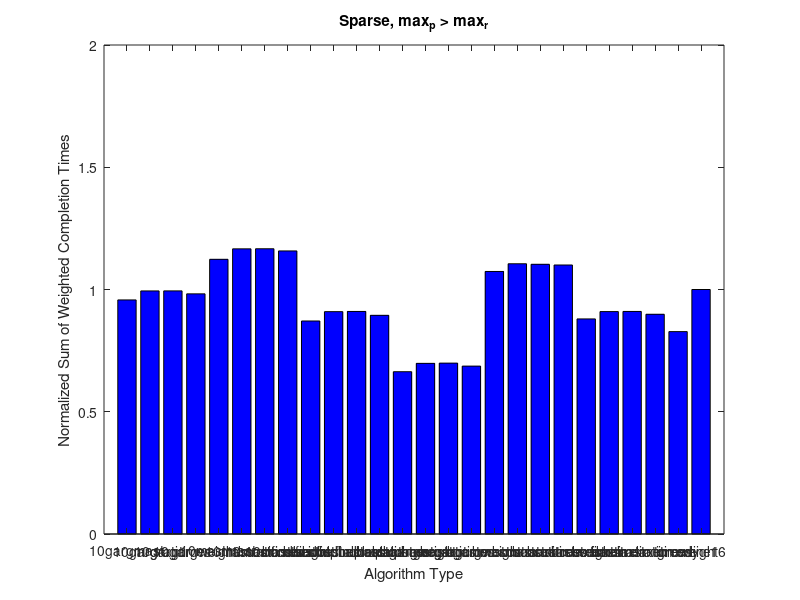
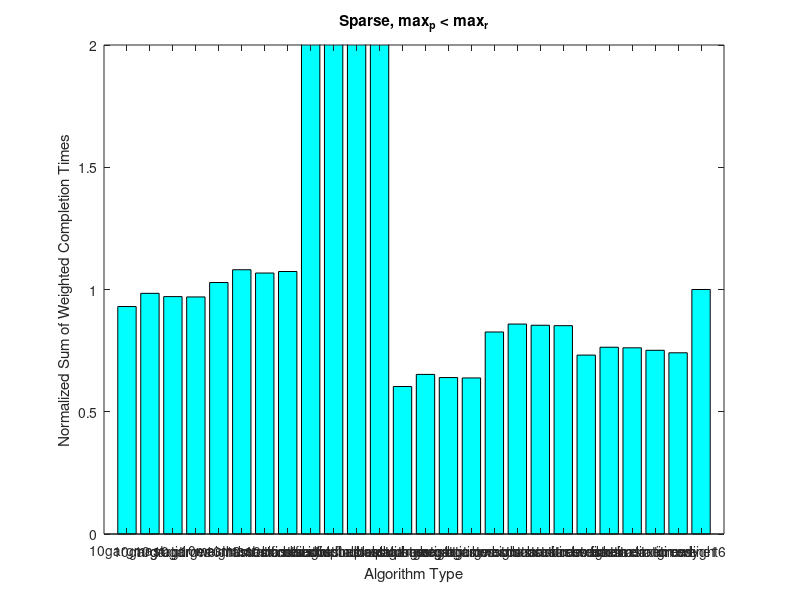
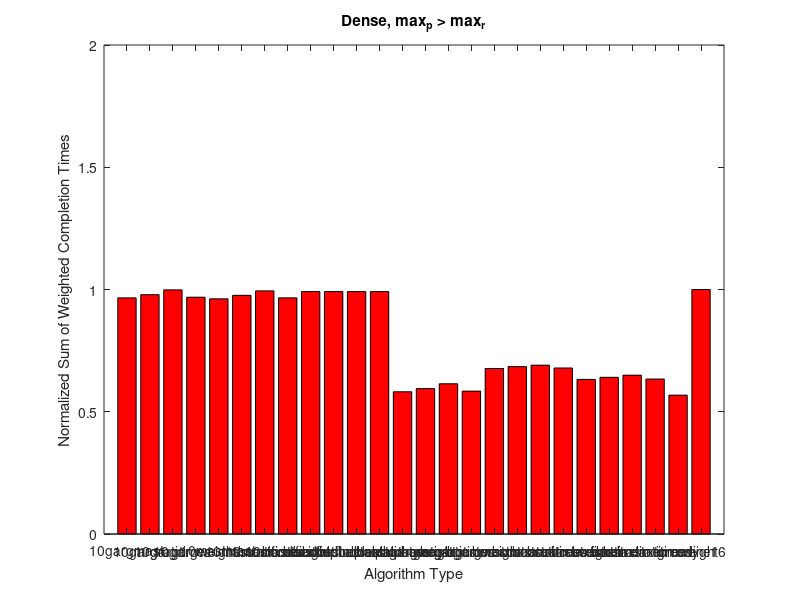
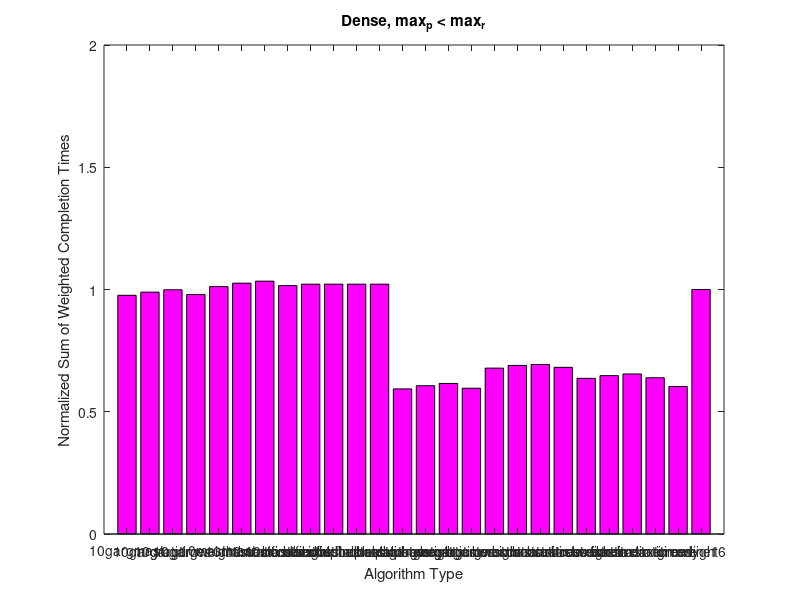

Write MATLAB code to recreate these figures, in order.
function plot_raw()

load psparse_raw.mat
psparse = weighted_sums; 
bar(psparse, 'b');
set(gca, 'XTick', 1:26);
set(gca, 'XTickLabel', {'10gargmast', '10gargratio', '10gargtimes', '10gargweight', '10mastmast', '10mastratio', '10masttimes', '10mastweight', 'boostfindbestalphamast', 'boostfindbestalpharatio', 'boostfindbestalphatimes', 'boostfindbestalphaweight', 'boostgargmast', 'boostgargratio', 'boostgargtimes', 'boostgargweight', 'boostmastmast', 'boostmastratio', 'boostmasttimes', 'boostmastweight', 'boostrelaxtimemast', 'boostrelaxtimeratio', 'boostrelaxtimetimes', 'boostrelaxtimeweight', 'greedy', 'online16'})
set(gca, 'XTickLabelRotation', 60);
title('Sparse, max_p > max_r');
xlabel('Algorithm Type');
ylabel('Normalized Sum of Weighted Completion Times');
axis([0 27 0 2]);

load rsparse_raw.mat
rsparse = weighted_sums; 
figure;
bar(rsparse, 'c');
set(gca, 'XTick', 1:26);
set(gca, 'XTickLabel', {'10gargmast', '10gargratio', '10gargtimes', '10gargweight', '10mastmast', '10mastratio', '10masttimes', '10mastweight', 'boostfindbestalphamast', 'boostfindbestalpharatio', 'boostfindbestalphatimes', 'boostfindbestalphaweight', 'boostgargmast', 'boostgargratio', 'boostgargtimes', 'boostgargweight', 'boostmastmast', 'boostmastratio', 'boostmasttimes', 'boostmastweight', 'boostrelaxtimemast', 'boostrelaxtimeratio', 'boostrelaxtimetimes', 'boostrelaxtimeweight', 'greedy', 'online16'})
set(gca, 'XTickLabelRotation', 60);
title('Sparse, max_p < max_r');
xlabel('Algorithm Type');
ylabel('Normalized Sum of Weighted Completion Times');
axis([0 27 0 2]);

load pdense_raw.mat
pdense = weighted_sums; 
figure;
bar(pdense, 'r');
set(gca, 'XTick', 1:26);
set(gca, 'XTickLabel', {'10gargmast', '10gargratio', '10gargtimes', '10gargweight', '10mastmast', '10mastratio', '10masttimes', '10mastweight', 'boostfindbestalphamast', 'boostfindbestalpharatio', 'boostfindbestalphatimes', 'boostfindbestalphaweight', 'boostgargmast', 'boostgargratio', 'boostgargtimes', 'boostgargweight', 'boostmastmast', 'boostmastratio', 'boostmasttimes', 'boostmastweight', 'boostrelaxtimemast', 'boostrelaxtimeratio', 'boostrelaxtimetimes', 'boostrelaxtimeweight', 'greedy', 'online16'})
set(gca, 'XTickLabelRotation', 60);
title('Dense, max_p > max_r');
xlabel('Algorithm Type');
ylabel('Normalized Sum of Weighted Completion Times');
axis([0 27 0 2]);

load rdense_raw.mat
rdense = weighted_sums; 
figure;
bar(rdense, 'm');
set(gca, 'XTick', 1:26);
set(gca, 'XTickLabel', {'10gargmast', '10gargratio', '10gargtimes', '10gargweight', '10mastmast', '10mastratio', '10masttimes', '10mastweight', 'boostfindbestalphamast', 'boostfindbestalpharatio', 'boostfindbestalphatimes', 'boostfindbestalphaweight', 'boostgargmast', 'boostgargratio', 'boostgargtimes', 'boostgargweight', 'boostmastmast', 'boostmastratio', 'boostmasttimes', 'boostmastweight', 'boostrelaxtimemast', 'boostrelaxtimeratio', 'boostrelaxtimetimes', 'boostrelaxtimeweight', 'greedy', 'online16'})
set(gca, 'XTickLabelRotation', 60);
title('Dense, max_p < max_r');
xlabel('Algorithm Type');
ylabel('Normalized Sum of Weighted Completion Times');
axis([0 27 0 2]);

load puniform_raw.mat
puniform = weighted_sums; 
figure;
bar(puniform, 'k');
set(gca, 'XTick', 1:26);
set(gca, 'XTickLabel', {'10gargmast', '10gargratio', '10gargtimes', '10gargweight', '10mastmast', '10mastratio', '10masttimes', '10mastweight', 'boostfindbestalphamast', 'boostfindbestalpharatio', 'boostfindbestalphatimes', 'boostfindbestalphaweight', 'boostgargmast', 'boostgargratio', 'boostgargtimes', 'boostgargweight', 'boostmastmast', 'boostmastratio', 'boostmasttimes', 'boostmastweight', 'boostrelaxtimemast', 'boostrelaxtimeratio', 'boostrelaxtimetimes', 'boostrelaxtimeweight', 'greedy', 'online16'})
set(gca, 'XTickLabelRotation', 60);
title('Uniform, max_p > max_r');
xlabel('Algorithm Type');
ylabel('Normalized Sum of Weighted Completion Times');
axis([0 27 0 2]);

load runiform_raw.mat
runiform = weighted_sums; 
figure;
bar(runiform, 'w');
set(gca, 'XTick', 1:26);
set(gca, 'XTickLabel', {'10gargmast', '10gargratio', '10gargtimes', '10gargweight', '10mastmast', '10mastratio', '10masttimes', '10mastweight', 'boostfindbestalphamast', 'boostfindbestalpharatio', 'boostfindbestalphatimes', 'boostfindbestalphaweight', 'boostgargmast', 'boostgargratio', 'boostgargtimes', 'boostgargweight', 'boostmastmast', 'boostmastratio', 'boostmasttimes', 'boostmastweight', 'boostrelaxtimemast', 'boostrelaxtimeratio', 'boostrelaxtimetimes', 'boostrelaxtimeweight', 'greedy', 'online16'})
set(gca, 'XTickLabelRotation', 60);
title('Uniform, max_p < max_r');
xlabel('Algorithm Type');
ylabel('Normalized Sum of Weighted Completion Times');
axis([0 27 0 2]);

load facebook_raw.mat
figure;
bar(weighted_sum_same);
set(gca, 'XTick', 1:26);
set(gca, 'XTickLabel', {'10gargmast', '10gargratio', '10gargtimes', '10gargweight', '10mastmast', '10mastratio', '10masttimes', '10mastweight', 'boostfindbestalphamast', 'boostfindbestalpharatio', 'boostfindbestalphatimes', 'boostfindbestalphaweight', 'boostgargmast', 'boostgargratio', 'boostgargtimes', 'boostgargweight', 'boostmastmast', 'boostmastratio', 'boostmasttimes', 'boostmastweight', 'boostrelaxtimemast', 'boostrelaxtimeratio', 'boostrelaxtimetimes', 'boostrelaxtimeweight', 'greedy', 'online16'})
set(gca, 'XTickLabelRotation', 60);
title('Facebook Trace, identical weights');
xlabel('Algorithm Type');
ylabel('Normalized Sum of Weighted Completion Times');
axis([0 27 0 2]);

figure;
bar(weighted_sum_unif);
set(gca, 'XTick', 1:26);
set(gca, 'XTickLabel', {'10gargmast', '10gargratio', '10gargtimes', '10gargweight', '10mastmast', '10mastratio', '10masttimes', '10mastweight', 'boostfindbestalphamast', 'boostfindbestalpharatio', 'boostfindbestalphatimes', 'boostfindbestalphaweight', 'boostgargmast', 'boostgargratio', 'boostgargtimes', 'boostgargweight', 'boostmastmast', 'boostmastratio', 'boostmasttimes', 'boostmastweight', 'boostrelaxtimemast', 'boostrelaxtimeratio', 'boostrelaxtimetimes', 'boostrelaxtimeweight', 'greedy', 'online16'})
set(gca, 'XTickLabelRotation', 60);
title('Facebook Trace, uniform weights');
xlabel('Algorithm Type');
ylabel('Normalized Sum of Weighted Completion Times');
axis([0 27 0 2]);

%bar3([psparse, rsparse, pdense, rdense, puniform, runiform])
%set(gca, 'YTick', 1:6);
%set(gca, 'XTickLabel', {'psparse', 'rsparse', 'pdense', 'rdense', 'puniform', 'runiform'})
%set(gca, 'YTick', 1:26);
%set(gca, 'YTickLabel', {'10gargmast', '10gargratio', '10gargtimes', '10gargweight', '10mastmast', '10mastratio', '10masttimes', '10mastweight', 'boostfindbestalphamast', 'boostfindbestalpharatio', 'boostfindbestalphatimes', 'boostfindbestalphaweight', 'boostgargmast', 'boostgargratio', 'boostgargtimes', 'boostgargweight', 'boostmastmast', 'boostmastratio', 'boostmasttimes', 'boostmastweight', 'boostrelaxtimemast', 'boostrelaxtimeratio', 'boostrelaxtimetimes', 'boostrelaxtimeweight', 'greedy', 'online16'})
%rotate3d on
end
